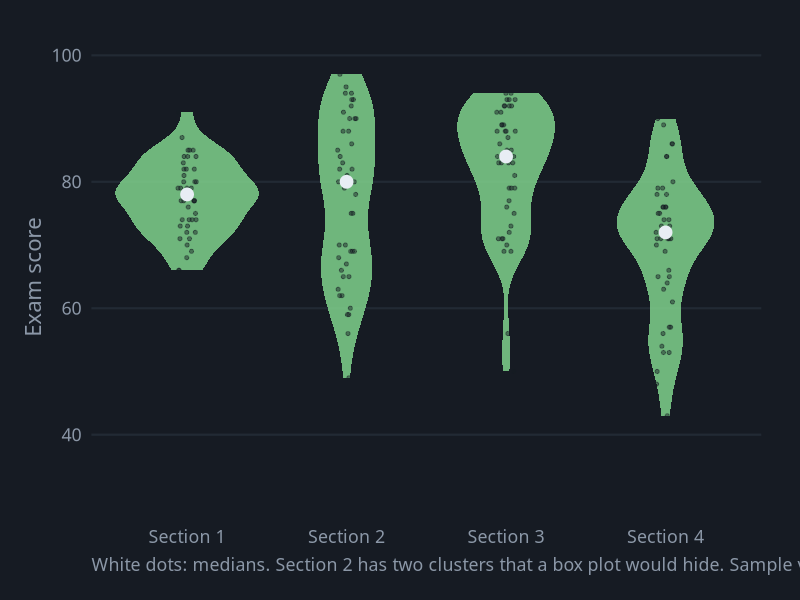
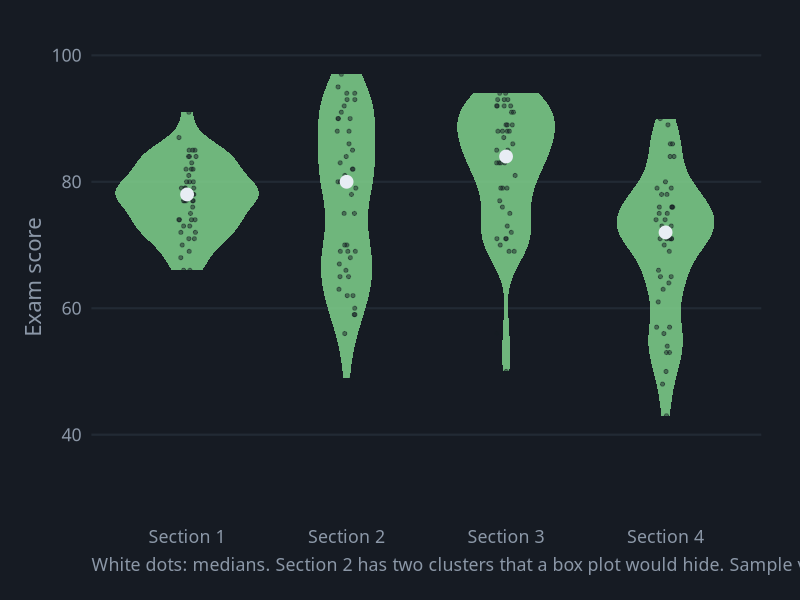

Write the R code that produced these figures, in order.
# Violin Plot
# Question: How are exam scores shaped in each section of a course?
# Put this script and violin.csv in the same folder, then in RStudio choose
# Session > Set Working Directory > To Source File Location.

library(tidyverse)

# ---- Gallery look: dark background, soft gray text ----
font <- "IBM Plex Sans"   # use "sans" if IBM Plex Sans is not installed
ink  <- "#8B97A7"

theme_gallery <- function() {
  theme_minimal(base_size = 16, base_family = font) +
    theme(
      plot.background  = element_rect(fill = "#161B23", color = NA),
      panel.grid       = element_line(color = "#222A34"),
      panel.grid.minor = element_blank(),
      text             = element_text(color = ink),
      axis.text        = element_text(color = ink),
      legend.position  = "top",
      legend.title     = element_blank(),
      plot.margin      = margin(24, 28, 18, 18)
    )
}

df <- read_csv("violin.csv", show_col_types = FALSE)

p <- ggplot(df, aes(x = section, y = score)) +
  # the width at each height shows how many students scored near that value
  geom_violin(fill = "#7FD18C", color = NA, alpha = 0.85, adjust = 0.9, scale = "area") +
  geom_jitter(width = 0.06, height = 0, size = 1.1, alpha = 0.45, color = "#161B23") +
  stat_summary(fun = median, geom = "point", size = 4, color = "#E8EDF4") +
  scale_y_continuous(limits = c(30, 100)) +
  labs(x = NULL, y = "Exam score",
       caption = "White dots: medians. Section 2 has two clusters that a box plot would hide. Sample values.") +
  theme_gallery() +
  theme(panel.grid.major.x = element_blank(), plot.caption = element_text(color = ink, hjust = 0))

ggsave("violin.png", p, width = 9, height = 6, dpi = 200)
p
